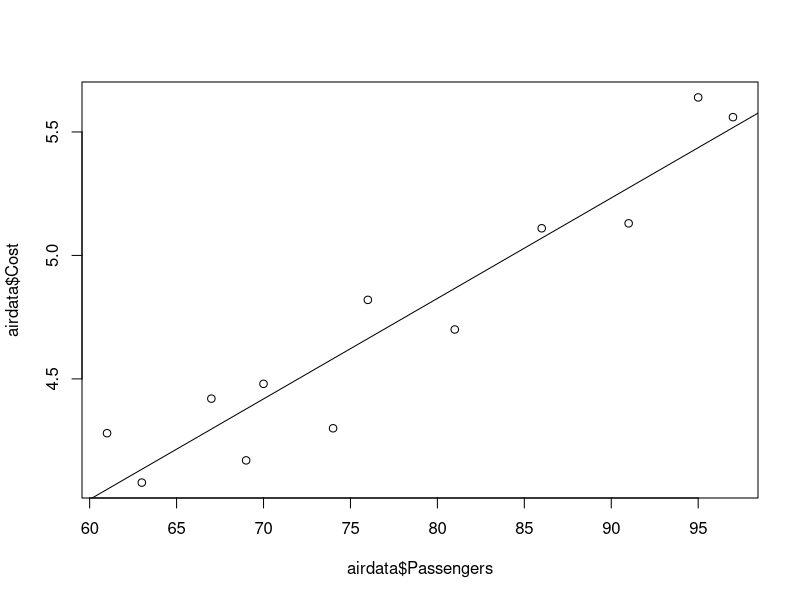
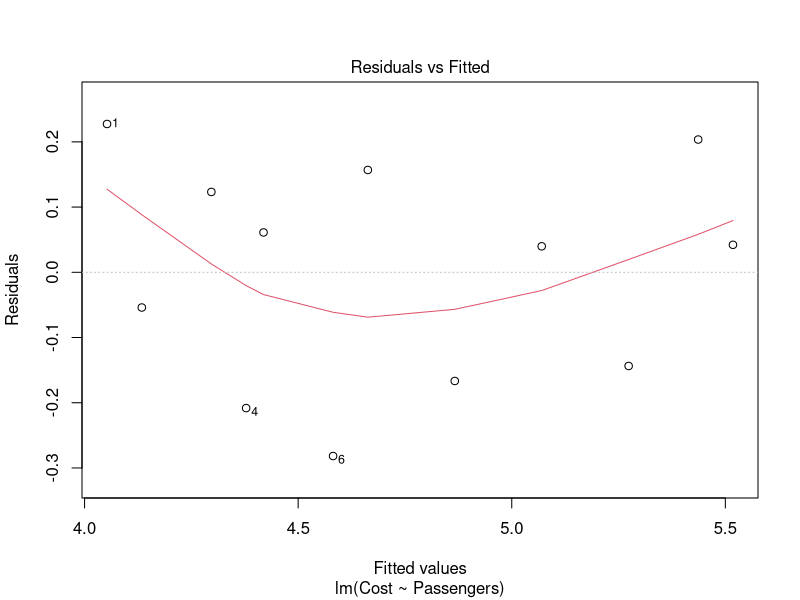
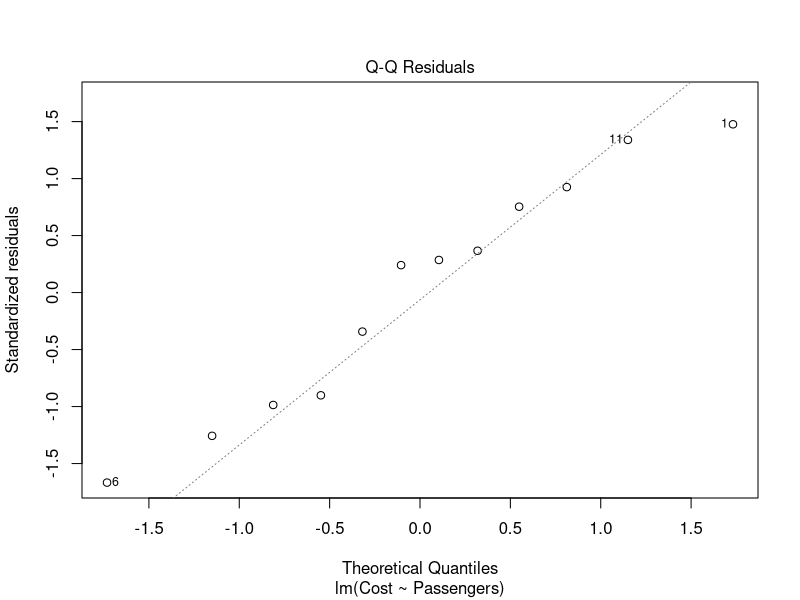
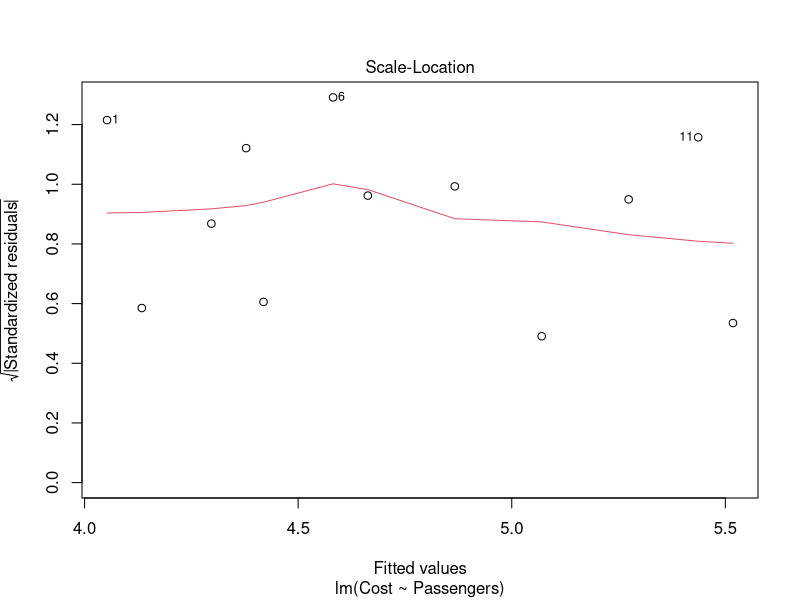
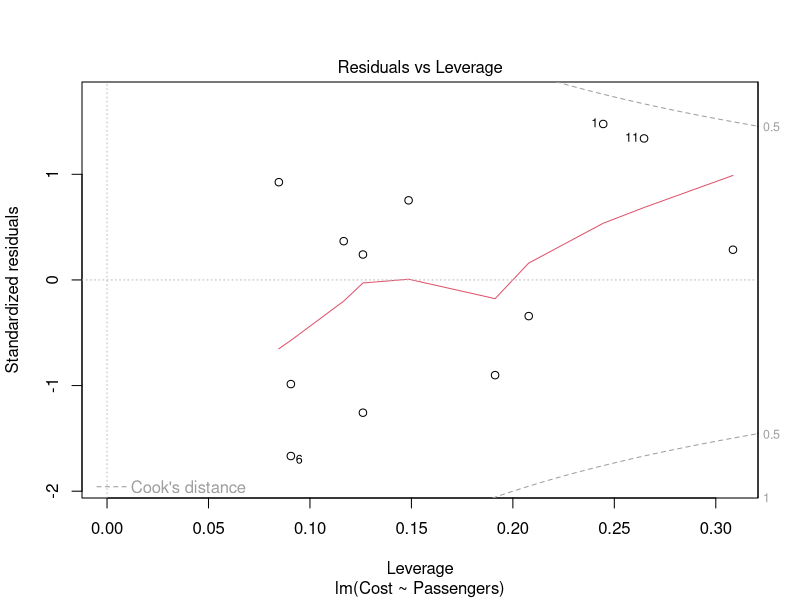
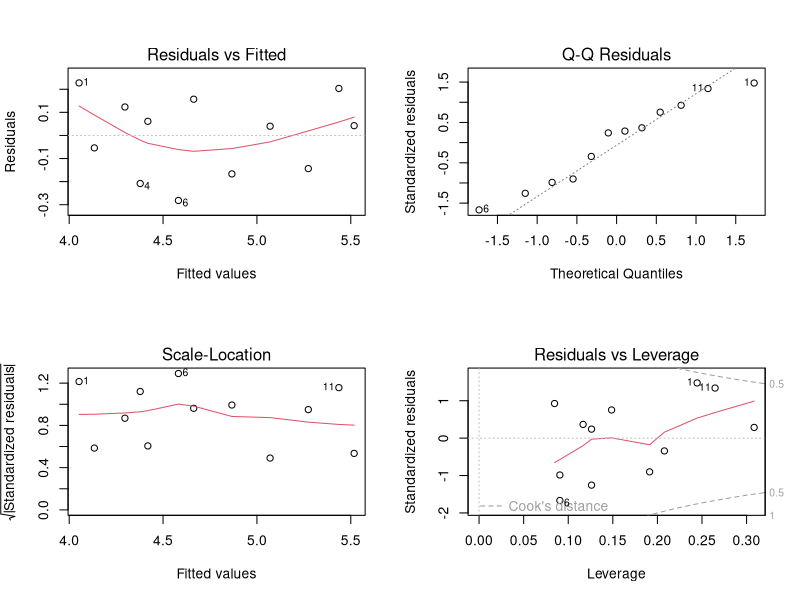
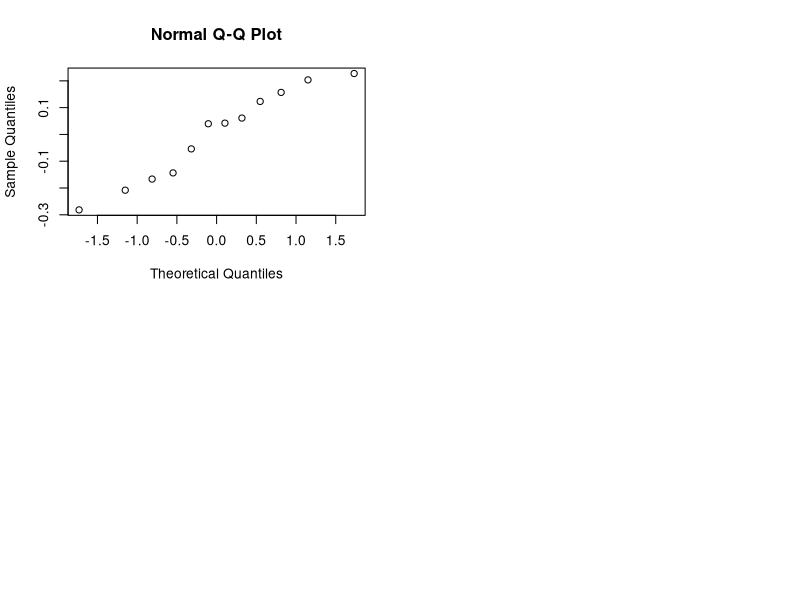

These charts were generated, in order, by the following R code:
install.packages('MASS')
library(MASS)

#set working environment
setwd('C:/Users/600037209/Documents/Classes/Data')

airdata = read.csv('Passenger.csv')
View(airdata)

names(airdata)

names(airdata) = c("Passengers" ,"Cost" )
attach(airdata)
detach(airdata)

cor(airdata$Passengers, airdata$Cost)
cor(airdata$Cost, airdata$Passengers)

costfit = lm(Cost ~ Passengers, data =airdata)
summary(costfit)

plot(airdata$Passengers, airdata$Cost)
abline(costfit)


plot(costfit)

par(mfrow=c(2,2))
plot(costfit)

res = residuals(costfit)
pred = predict(costfit)
qqnorm(res)
coef(costfit)

anova(costfit)    
